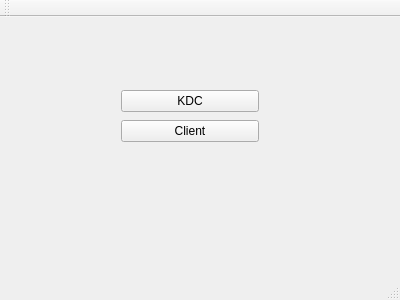
<?xml version="1.0" encoding="UTF-8"?>
<ui version="4.0">
 <class>MainWindow</class>
 <widget class="QMainWindow" name="MainWindow">
  <property name="geometry">
   <rect>
    <x>0</x>
    <y>0</y>
    <width>400</width>
    <height>300</height>
   </rect>
  </property>
  <property name="windowTitle">
   <string>MainWindow</string>
  </property>
  <widget class="QWidget" name="centralWidget">
   <widget class="QWidget" name="verticalLayoutWidget">
    <property name="geometry">
     <rect>
      <x>110</x>
      <y>60</y>
      <width>160</width>
      <height>80</height>
     </rect>
    </property>
    <layout class="QVBoxLayout" name="verticalLayout">
     <item>
      <widget class="QPushButton" name="kdcButton">
       <property name="text">
        <string>KDC</string>
       </property>
      </widget>
     </item>
     <item>
      <widget class="QPushButton" name="clientButton">
       <property name="text">
        <string>Client</string>
       </property>
      </widget>
     </item>
    </layout>
   </widget>
  </widget>
  <widget class="QMenuBar" name="menuBar">
   <property name="geometry">
    <rect>
     <x>0</x>
     <y>0</y>
     <width>400</width>
     <height>21</height>
    </rect>
   </property>
  </widget>
  <widget class="QToolBar" name="mainToolBar">
   <attribute name="toolBarArea">
    <enum>TopToolBarArea</enum>
   </attribute>
   <attribute name="toolBarBreak">
    <bool>false</bool>
   </attribute>
  </widget>
  <widget class="QStatusBar" name="statusBar"/>
 </widget>
 <layoutdefault spacing="6" margin="11"/>
 <resources/>
 <connections/>
</ui>
